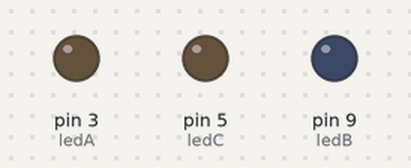
Simulated run of this sketch. Board: Arduino Uno, built with avr-gcc and run on an emulated ATmega328P. Parts: output pins drawn as LEDs (lit = HIGH).

Above: at 0.05 s.
At 0.36 s:
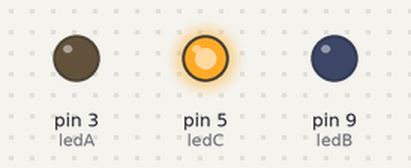
At 0.63 s:
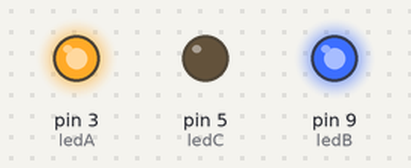
At 1.25 s:
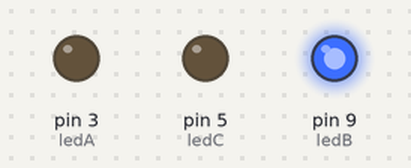
At 1.95 s:
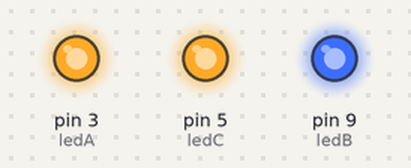
At 2.75 s:
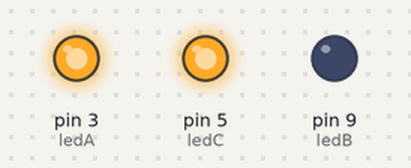
Timing chart, 0 to 3.0 s (numbered marks = the images above):
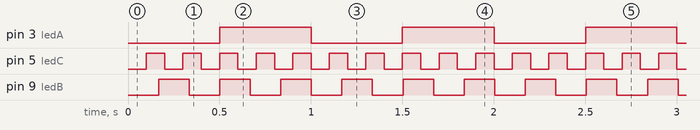

Measured:
- by itself, pin 3 (ledA): alternates HIGH for 0.50 s and LOW for 0.50 s
- by itself, pin 5 (ledC): alternates HIGH for 0.10 s and LOW for 0.10 s
- by itself, pin 9 (ledB): alternates HIGH for 0.17 s and LOW for 0.17 s

The sketch:

ak0195_millisIlkTur.ino
```cpp
/*
  ak0195 — çözüm örneği

  SEN YAP 1) Üçüncü LED (pin 5) için kendi oncekiC/aralikC/durumC üçlüsü eklenir —
    ikinci LED'i eklerken kullanılan kalıbın birebir tekrarı. Aşağıdaki kod bu hâlidir
    (saniyede 5 kez, aralikC = 100).

  SEN YAP 2) aralikA/aralikB/aralikC değerlerini değiştirmek tek satırlık bir iş.

  SEN YAP 3) delay() ile üç bağımsız ritim kurmak neredeyse imkansızdır — her delay()
    programın TAMAMINI durdurur, sadece kendi LED'ini değil. millis() hiçbir şeyi
    bekletmediği için üç LED birbirinden habersiz, kendi hızında ilerleyebiliyor.
*/

const int ledA = 3;
const int ledB = 9;
const int ledC = 5;

unsigned long oncekiA = 0;
unsigned long oncekiB = 0;
unsigned long oncekiC = 0;
const unsigned long aralikA = 500;
const unsigned long aralikB = 167;
const unsigned long aralikC = 100;

int durumA = 0;
int durumB = 0;
int durumC = 0;

void setup() {
  pinMode(ledA, OUTPUT);
  pinMode(ledB, OUTPUT);
  pinMode(ledC, OUTPUT);
}

void loop() {
  unsigned long simdi = millis();

  if (simdi - oncekiA >= aralikA) {
    oncekiA = simdi;
    durumA = 1 - durumA;
    digitalWrite(ledA, durumA);
  }

  if (simdi - oncekiB >= aralikB) {
    oncekiB = simdi;
    durumB = 1 - durumB;
    digitalWrite(ledB, durumB);
  }

  if (simdi - oncekiC >= aralikC) {
    oncekiC = simdi;
    durumC = 1 - durumC;
    digitalWrite(ledC, durumC);
  }
}
```
